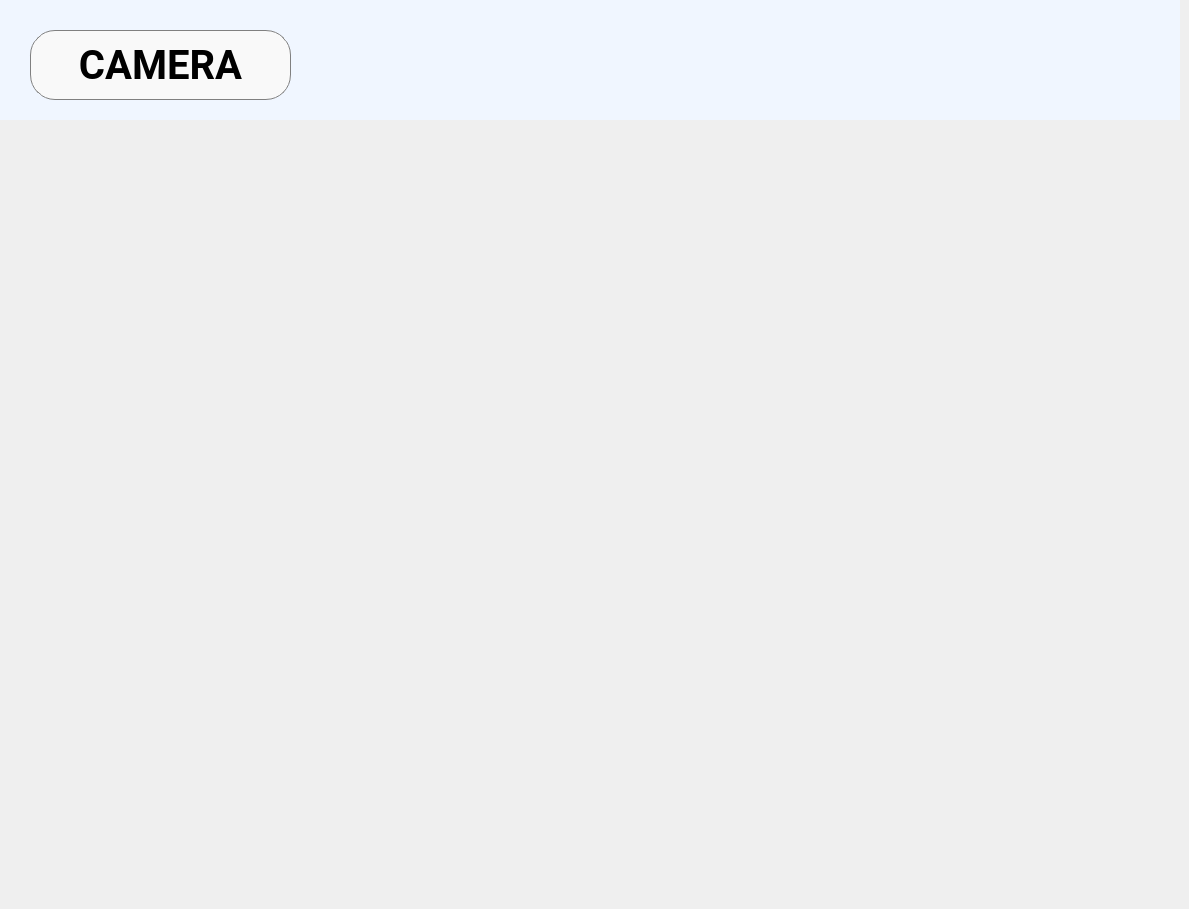
      <widget class="QWidget" name="Page_Camera">
       <property name="styleSheet">
        <string notr="true"/>
       </property>
       <widget class="QFrame" name="Menu_camera">
        <property name="geometry">
         <rect>
          <x>0</x>
          <y>0</y>
          <width>1180</width>
          <height>120</height>
         </rect>
        </property>
        <property name="minimumSize">
         <size>
          <width>0</width>
          <height>120</height>
         </size>
        </property>
        <property name="maximumSize">
         <size>
          <width>16777215</width>
          <height>120</height>
         </size>
        </property>
        <property name="styleSheet">
         <string notr="true">*{
background-color: rgb(240, 246, 255);
}
QPushButton{
border-radius:none;
color: rgb(186, 189, 182);
}
QPushButton:hover{
;
	color: rgb(0, 0, 0);
}</string>
        </property>
        <property name="frameShape">
         <enum>QFrame::NoFrame</enum>
        </property>
        <property name="frameShadow">
         <enum>QFrame::Raised</enum>
        </property>
        <widget class="QLabel" name="label_27">
         <property name="geometry">
          <rect>
           <x>10</x>
           <y>30</y>
           <width>281</width>
           <height>70</height>
          </rect>
         </property>
         <property name="minimumSize">
          <size>
           <width>0</width>
           <height>70</height>
          </size>
         </property>
         <property name="maximumSize">
          <size>
           <width>16777215</width>
           <height>70</height>
          </size>
         </property>
         <property name="font">
          <font>
           <family>Roboto</family>
           <pointsize>-1</pointsize>
           <weight>75</weight>
           <italic>false</italic>
           <bold>true</bold>
           <underline>false</underline>
           <strikeout>false</strikeout>
           <kerning>true</kerning>
          </font>
         </property>
         <property name="styleSheet">
          <string notr="true">margin-left: 20px;
border: 1px solid gray;
border-radius: 25px;
padding: 3px;
background-color: #f9f9f9;
font-size: 40px;</string>
         </property>
         <property name="frameShape">
          <enum>QFrame::StyledPanel</enum>
         </property>
         <property name="frameShadow">
          <enum>QFrame::Sunken</enum>
         </property>
         <property name="midLineWidth">
          <number>5</number>
         </property>
         <property name="text">
          <string>CAMERA</string>
         </property>
         <property name="alignment">
          <set>Qt::AlignCenter</set>
         </property>
        </widget>
       </widget>
       <widget class="QWidget" name="verticalLayoutWidget_2">
        <property name="geometry">
         <rect>
          <x>0</x>
          <y>120</y>
          <width>1180</width>
          <height>780</height>
         </rect>
        </property>
        <layout class="QVBoxLayout" name="camera"/>
       </widget>
      </widget>
